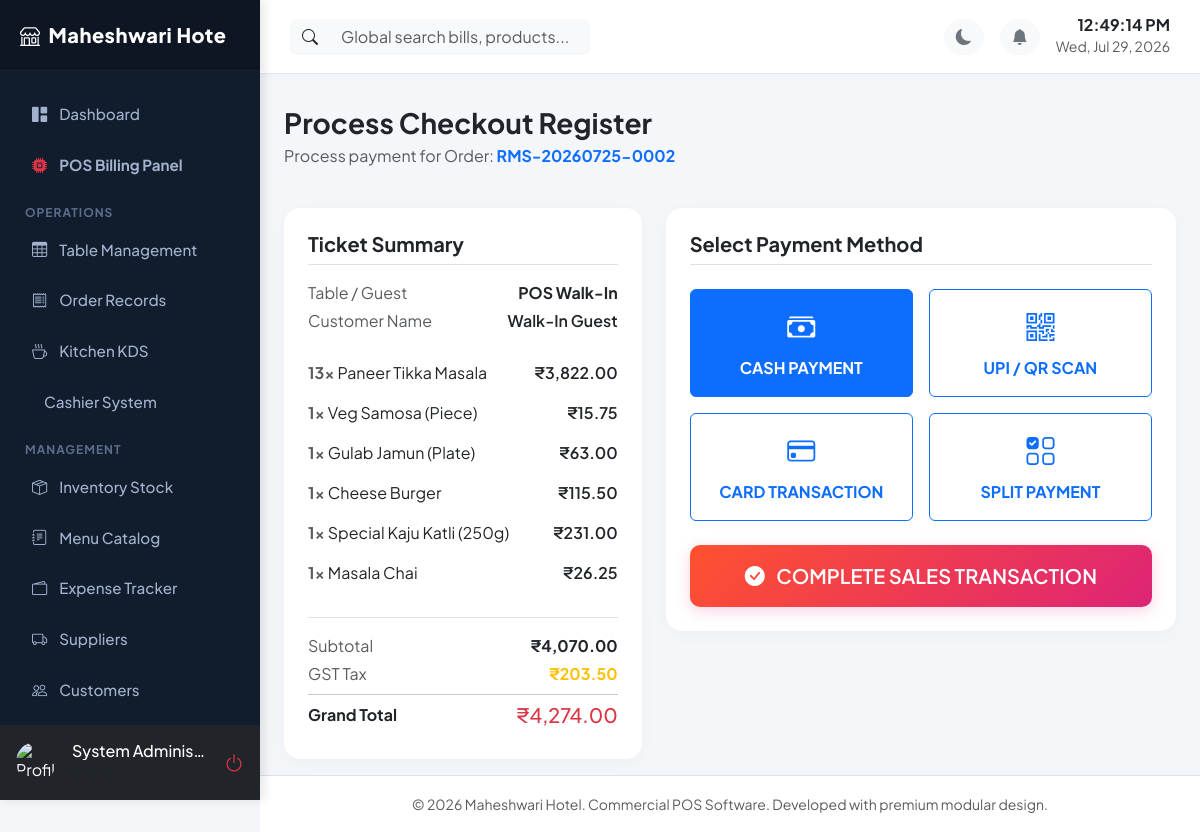
/billing/checkout/2 (signed in), run on the app's committed database.
### app/models/__init__.py (models this page shows, shortened)
class RestaurantSetting(db.Model):
    __tablename__ = 'restaurant_settings'
    id = db.Column(db.Integer, primary_key=True)
    key = db.Column(db.String(100), unique=True, nullable=False)
    value = db.Column(db.Text, nullable=True)

class User(db.Model, UserMixin):
    __tablename__ = 'users'
    id = db.Column(db.Integer, primary_key=True)
    employee_id = db.Column(db.String(50), unique=True, nullable=False)
    username = db.Column(db.String(80), unique=True, nullable=False)
    password_hash = db.Column(db.String(200), nullable=False)
    name = db.Column(db.String(120), nullable=False)
    email = db.Column(db.String(120), unique=True, nullable=True)
    mobile = db.Column(db.String(15), nullable=True)
    role = db.Column(db.String(50), nullable=False, default='Cashier') # Admin, Manager, Cashier, Waiter, Kitchen, Store Manager
    permissions = db.Column(db.Text, nullable=True) # JSON stored as string for custom permission flags
    status = db.Column(db.String(20), default='Active') # Active, Disabled
    photo = db.Column(db.String(250), nullable=True)
    joining_date = db.Column(db.Date, nullable=True)
    shift = db.Column(db.String(50), nullable=True) # Day, Night, Evening
    fingerprint_enabled = db.Column(db.Boolean, default=False)
    credentials = db.relationship('WebAuthnCredential', backref='user', lazy=True, cascade='all, delete-orphan')
    attendances = db.relationship('Attendance', backref='user', lazy=True, cascade='all, delete-orphan')
    activity_logs = db.relationship('ActivityLog', backref='user', lazy=True)
    def has_permission(self, permission):
        if self.role == 'Admin':
            return True
        perms = self.get_permissions_list()
        return permission in perms

class Order(db.Model):
    __tablename__ = 'orders'
    id = db.Column(db.Integer, primary_key=True)
    order_number = db.Column(db.String(50), unique=True, nullable=False)
    table_id = db.Column(db.Integer, db.ForeignKey('restaurant_tables.id'), nullable=True)
    customer_id = db.Column(db.Integer, db.ForeignKey('customers.id'), nullable=True)
    customer_name = db.Column(db.String(120), nullable=True) # for quick walk-ins
    customer_mobile = db.Column(db.String(15), nullable=True)
    order_type = db.Column(db.String(20), default='Dine In') # Dine In, Take Away, Delivery
    notes = db.Column(db.Text, nullable=True)
    kitchen_status = db.Column(db.String(20), default='Pending') # Pending, Preparing, Ready, Served, Paid
    created_at = db.Column(db.DateTime, default=datetime.utcnow)
    updated_at = db.Column(db.DateTime, default=datetime.utcnow, onupdate=datetime.utcnow)
    subtotal = db.Column(db.Float, default=0.0)
    gst_amount = db.Column(db.Float, default=0.0)
    discount = db.Column(db.Float, default=0.0)
    round_off = db.Column(db.Float, default=0.0)
    grand_total = db.Column(db.Float, default=0.0)
    payment_status = db.Column(db.String(20), default='Unpaid') # Unpaid, Paid, Partially Paid
    payment_method = db.Column(db.String(50), nullable=True) # Cash, UPI, Card, Split
    split_details = db.Column(db.Text, nullable=True) # JSON details for split payment
    cashier_id = db.Column(db.Integer, db.ForeignKey('users.id'), nullable=True)
    items = db.relationship('OrderItem', backref='order', lazy=True, cascade='all, delete-orphan')

class OrderItem(db.Model):
    __tablename__ = 'order_items'
    id = db.Column(db.Integer, primary_key=True)
    order_id = db.Column(db.Integer, db.ForeignKey('orders.id', ondelete='CASCADE'), nullable=False)
    menu_item_id = db.Column(db.Integer, db.ForeignKey('menu_items.id'), nullable=False)
    item_name = db.Column(db.String(120), nullable=False) # snapshot
    quantity = db.Column(db.Integer, default=1)
    rate = db.Column(db.Float, default=0.0)
    gst_percent = db.Column(db.Float, default=5.0)
    discount = db.Column(db.Float, default=0.0)
    subtotal = db.Column(db.Float, default=0.0)
    kitchen_item_status = db.Column(db.String(20), default='Pending') # Pending, Preparing, Ready, Served, Cancelled
    menu_item = db.relationship('MenuItem')

### app/routes/billing.py (the view, shortened to what this page needs)
@billing_bp.route('/billing/checkout/<int:order_id>', methods=['GET', 'POST'])
@login_required
@permission_required('billing')
def checkout(order_id):
    order = Order.query.get_or_404(order_id)
    if order.kitchen_status == 'Cancelled':
        return "Cancelled orders cannot be checked out.", 400
    if order.payment_status == 'Paid':
        flash("This order is already fully paid!", "warning")
        return redirect(url_for('billing.index'))
    return render_template('billing/checkout.html', order=order)

### app/templates/billing/checkout.html (shortened to what this page needs)
{% extends "base.html" %}
{% block content %}
<div class="row mb-4">
    <div class="col-md-8">
        <h3 class="fw-bold mb-1">Process Checkout Register</h3>
        <p class="text-muted">Process payment for Order: <b class="text-primary">{{ order.order_number }}</b></p>
    </div>
</div>
<div class="row g-4">
    <div class="col-lg-5">
        <div class="card card-custom p-4">
            <h5 class="fw-bold mb-3 border-bottom pb-2">Ticket Summary</h5>
            <div class="mb-3">
                <div class="d-flex justify-content-between align-items-center mb-1">
                    <span class="text-muted">Table / Guest</span>
                    <span class="fw-bold">{{ order.table_rel.table_number if order.table_rel else "POS Walk-In" }}</span>
                </div>
                <div class="d-flex justify-content-between align-items-center mb-1">
                    <span class="text-muted">Customer Name</span>
                    <span class="fw-semibold">{{ order.customer_name or "Walk-In Guest" }}</span>
                </div>
            </div>
            <ul class="list-group list-group-flush mb-4">
                {% for item in order.items %}
                <li class="list-group-item px-0 py-2 d-flex justify-content-between align-items-center border-0">
                    <div>
                        <span class="fw-bold text-muted">{{ item.quantity }}x</span> {{ item.item_name }}
                    </div>
                    <span class="fw-semibold">{{ item.subtotal | currency }}</span>
                </li>
                {% endfor %}
            </ul>
            <div class="border-top pt-3">
                <div class="d-flex justify-content-between align-items-center mb-1">
                    <span class="text-muted">Subtotal</span>
                    <span class="fw-bold">{{ order.subtotal | currency }}</span>
                </div>
                <div class="d-flex justify-content-between align-items-center mb-1">
                    <span class="text-muted">GST Tax</span>
                    <span class="fw-bold text-warning">{{ order.gst_amount | currency }}</span>
                </div>
                <hr class="my-2">
                <div class="d-flex justify-content-between align-items-center mb-2">
                    <span class="h6 mb-0 fw-bold">Grand Total</span>
                    <span class="h5 mb-0 fw-extrabold text-danger">{{ order.grand_total | currency }}</span>
                </div>
            </div>
        </div>
    </div>
    <div class="col-lg-7">
        <div class="card card-custom p-4">
            <h5 class="fw-bold mb-4 border-bottom pb-2">Select Payment Method</h5>
            <form method="POST" action="">
                <div class="row row-cols-2 g-3 mb-4">
                    <div class="col">
                        <label class="btn btn-outline-primary w-100 py-3 d-flex flex-column align-items-center gap-2" for="pay-cash">
                            <i class="bi bi-cash-stack fs-3"></i>
                            <span class="fw-bold">CASH PAYMENT</span>
                        </label>
                    </div>
                    <div class="col">
                        <label class="btn btn-outline-primary w-100 py-3 d-flex flex-column align-items-center gap-2" for="pay-upi">
                            <i class="bi bi-qr-code fs-3"></i>
                            <span class="fw-bold">UPI / QR SCAN</span>
                        </label>
                    </div>
                    <div class="col">
                        <label class="btn btn-outline-primary w-100 py-3 d-flex flex-column align-items-center gap-2" for="pay-card">
                            <i class="bi bi-credit-card fs-3"></i>
                            <span class="fw-bold">CARD TRANSACTION</span>
                        </label>
                    </div>
                    <div class="col">
                        <label class="btn btn-outline-primary w-100 py-3 d-flex flex-column align-items-center gap-2" for="pay-split">
                            <i class="bi bi-ui-checks-grid fs-3"></i>
                            <span class="fw-bold">SPLIT PAYMENT</span>
                        </label>
                    </div>
                </div>
                <button type="submit" class="btn btn-gradient w-100 py-3 fs-5" id="process-checkout-btn" {% if order.kitchen_status == 'Cancelled' %}disabled{% endif %}>
                    <i class="bi bi-check-circle-fill me-2"></i> COMPLETE SALES TRANSACTION
                </button>
            </form>
        </div>
    </div>
</div>
{% endblock %}

### app/templates/base.html (shortened to what this page needs)
<!DOCTYPE html>
<html lang="en" data-bs-theme="light">
<head>
    <link href="https://cdn.jsdelivr.net/npm/bootstrap@5.3.1/dist/css/bootstrap.min.css" rel="stylesheet">
    <link href="https://cdn.jsdelivr.net/npm/bootstrap-icons@1.10.5/font/bootstrap-icons.css" rel="stylesheet">
    <link href="https://cdn.jsdelivr.net/npm/sweetalert2@11.7.27/dist/sweetalert2.min.css" rel="stylesheet">
    <link href="https://cdn.datatables.net/1.13.6/css/dataTables.bootstrap5.min.css" rel="stylesheet">
</head>
<body>
    <div id="sidebar" class="d-flex flex-column">
        <div class="logo d-flex align-items-center justify-content-between">
            <span><i class="bi bi-shop me-2"></i>{{ restaurant_name[:15] }}</span>
        </div>
        <div class="flex-grow-1 mt-3">
            <a href="{{ url_for('dashboard.index') }}" class="nav-link {% if request.endpoint == 'dashboard.index' %}active{% endif %}">
                <i class="bi bi-grid-1x2-fill"></i> Dashboard
            </a>
            {% if current_user.has_permission('orders') %}
            <a href="{{ url_for('orders.pos_interface') }}" class="nav-link {% if request.endpoint == 'orders.pos_interface' %}active{% endif %}">
                <i class="bi bi-cpu-fill text-danger"></i> <b>POS Billing Panel</b>
            </a>
            {% endif %}
            <div class="nav-header">Operations</div>
            {% if current_user.has_permission('tables') %}
            <a href="{{ url_for('tables.layout') }}" class="nav-link {% if request.endpoint == 'tables.layout' %}active{% endif %}">
                <i class="bi bi-table"></i> Table Management
            </a>
            {% endif %}
            {% if current_user.has_permission('orders') %}
            <a href="{{ url_for('orders.list_orders') }}" class="nav-link {% if request.endpoint == 'orders.list_orders' %}active{% endif %}">
                <i class="bi bi-receipt"></i> Order Records
            </a>
            {% endif %}
            {% if current_user.has_permission('kitchen') %}
            <a href="{{ url_for('kitchen.display') }}" class="nav-link {% if request.endpoint == 'kitchen.display' %}active{% endif %}">
                <i class="bi bi-cup-hot"></i> Kitchen KDS
            </a>
            {% endif %}
            {% if current_user.has_permission('billing') %}
            <a href="{{ url_for('billing.index') }}" class="nav-link {% if request.endpoint == 'billing.index' %}active{% endif %}">
                 Cashier System
            </a>
            {% endif %}
            <div class="nav-header">Management</div>
            {% if current_user.has_permission('inventory') %}
            <a href="{{ url_for('inventory.index') }}" class="nav-link {% if 'inventory' in request.endpoint %}active{% endif %}">
                <i class="bi bi-box-seam"></i> Inventory Stock
            </a>
            {% endif %}
            {% if current_user.has_permission('menu') %}
            <a href="{{ url_for('menu.list_menu') }}" class="nav-link {% if 'menu' in request.endpoint %}active{% endif %}">
                <i class="bi bi-journal-text"></i> Menu Catalog
            </a>
            {% endif %}
            {% if current_user.has_permission('expenses') %}
            <a href="{{ url_for('expenses.list_expenses') }}" class="nav-link {% if 'expenses' in request.endpoint and 'suppliers' not in request.url %}active{% endif %}">
                <i class="bi bi-wallet2"></i> Expense Tracker
            </a>
            {% endif %}
            {% if current_user.has_permission('suppliers') %}
            <a href="{{ url_for('expenses.list_suppliers') }}" class="nav-link {% if 'suppliers' in request.endpoint %}active{% endif %}">
                <i class="bi bi-truck"></i> Suppliers
            </a>
            {% endif %}
            {% if current_user.has_permission('customers') %}
            <a href="{{ url_for('customers.index') }}" class="nav-link {% if 'customers' in request.endpoint %}active{% endif %}">
                <i class="bi bi-people"></i> Customers
            </a>
            {% endif %}
            {% if current_user.has_permission('attendance') %}
            <a href="{{ url_for('attendance.index') }}" class="nav-link {% if 'attendance' in request.endpoint %}active{% endif %}">
            </a>
            {% endif %}
        </div>
        <div class="p-3 bg-dark d-flex align-items-center gap-3">
            <img src="{{ url_for('static', filename=current_user.photo if current_user.photo else 'uploads/profiles/default.png') }}" onerror="this.src='https://cdn-icons-png.flaticon.com/512/3135/3135715.png'" class="rounded-circle" width="40" height="40" alt="Profile">
            <div class="overflow-hidden">
                <h6 class="mb-0 text-white text-truncate">{{ current_user.name }}</h6>
                <small class="text-muted text-uppercase" style="font-size: 0.75rem;">{{ current_user.role }}</small>
            </div>
            <a href="{{ url_for('auth.logout') }}" class="text-danger ms-auto fs-5" title="Logout"><i class="bi bi-power"></i></a>
        </div>
    </div>
    <div id="content">
        <nav class="navbar navbar-expand navbar-main align-items-center justify-content-between">
            <div class="d-flex align-items-center gap-3">
                <div class="position-relative d-none d-md-block" style="width: 300px;">
                    <div class="input-group">
                        <span class="input-group-text bg-light border-0"><i class="bi bi-search"></i></span>
                        <input type="text" class="form-control bg-light border-0" id="global-search-input" placeholder="Global search bills, products...">
                    </div>
                </div>
            </div>
            <div class="d-flex align-items-center gap-3">
                <button class="btn btn-light rounded-circle border-0 text-secondary" id="theme-toggle-btn"><i class="bi bi-moon-fill"></i></button>
                <div class="dropdown">
                    <button class="btn btn-light rounded-circle border-0 text-secondary position-relative" type="button" data-bs-toggle="dropdown" aria-expanded="false" id="notif-dropdown-btn">
                        <i class="bi bi-bell-fill"></i>
                    </button>
                </div>
                <div class="text-end d-none d-sm-block">
                    <h6 class="mb-0 fw-bold" id="live-time">00:00:00</h6>
                    <small class="text-muted" id="live-date">July 24, 2026</small>
                </div>
            </div>
        </nav>
        <div class="container-fluid px-4 py-3 flex-grow-1">
            {% block content %}{% endblock %}
        </div>
        <footer class="bg-white py-3 border-top mt-auto text-center text-muted">
            <small>&copy; 2026 {{ restaurant_name }}. Commercial POS Software. Developed with premium modular design.</small>
        </footer>
    </div>
</body>
</html>

### data on the page
RestaurantSetting: value "Maheshwari Hote", value "Maheshwari Hotel"
User: name "System Adminis…"
Order: order_number "RMS-20260725-0002", customer_name "Walk-In Guest", subtotal "₹4,070.00", gst_amount "₹203.50", grand_total "₹4,274.00"
OrderItem: quantity "13", item_name "Paneer Tikka Masala", subtotal "₹3,822.00"
OrderItem: quantity "1", item_name "Veg Samosa (Piece)", subtotal "₹15.75"
OrderItem: quantity "1", item_name "Gulab Jamun (Plate)", subtotal "₹63.00"
OrderItem: quantity "1", item_name "Cheese Burger", subtotal "₹115.50"
OrderItem: quantity "1", item_name "Special Kaju Katli (250g)", subtotal "₹231.00"
OrderItem: quantity "1", item_name "Masala Chai", subtotal "₹26.25"

### other printed values
{{ order.table_rel.table_number if order.table_rel else "POS Walk-In" }} "POS Walk-In"
